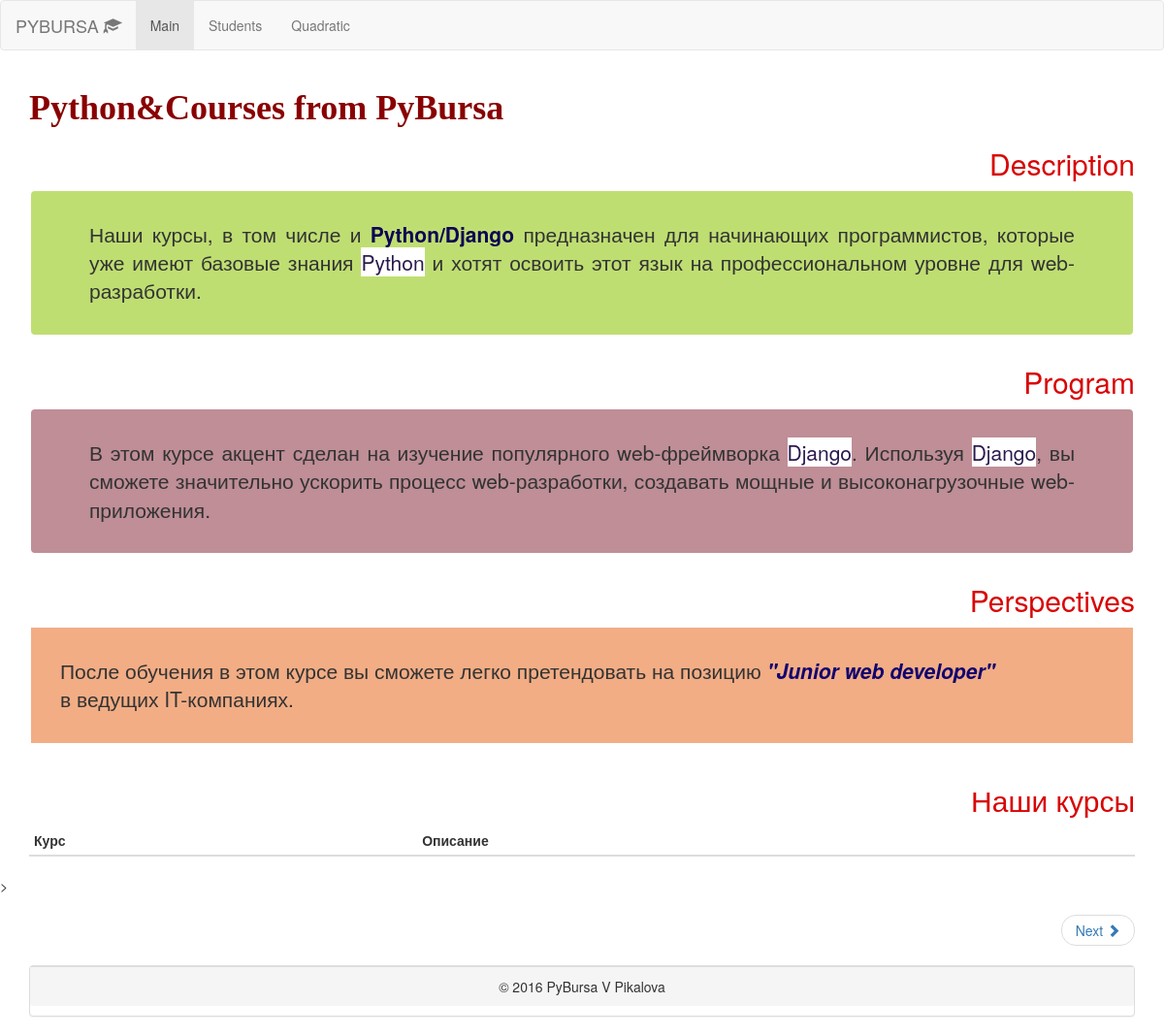
/, run on an earlier commit of the app's database.
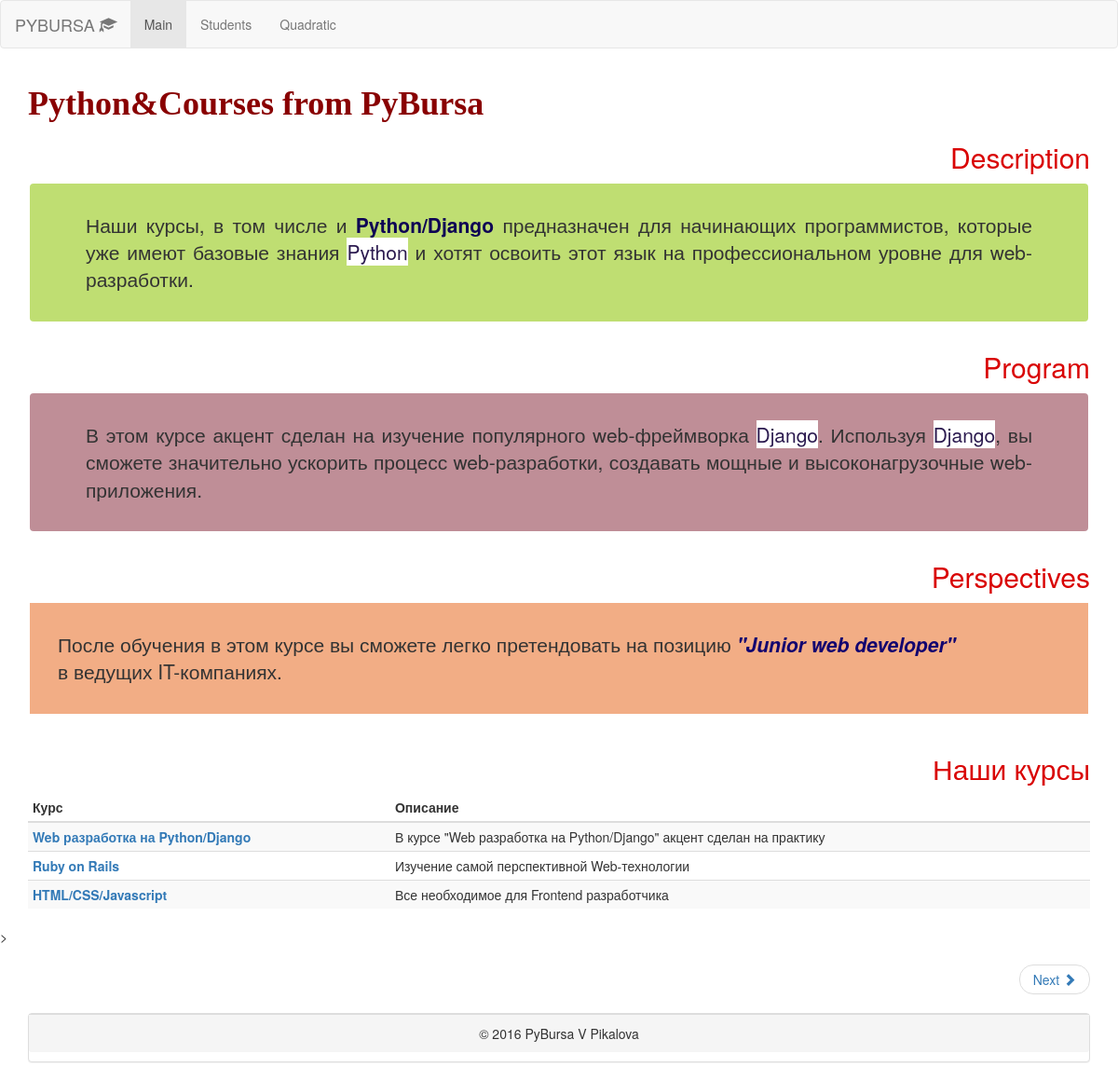
And on a later commit of the database.
### courses/models.py (models this page shows, shortened)
class Course(models.Model):
	name = models.CharField(max_length=255)
	short_description = models.CharField(max_length=255)
	description = models.TextField(max_length=255)
	coach = models.ForeignKey(Coach, null = True, blank = True, related_name='coach_courses')
	assistant = models.ForeignKey(Coach, null = True, blank = True, related_name='assistant_courses')

### pybursa/views.py (the view)
# urls.py: url(r'^$', views.course_descript, name="index"),
def course_descript(request):
    courses = Course.objects.all()
    return render(request, 'index.html', {'courses': courses})

### templates/index.html (shortened to what this page needs)
{% load staticfiles %}
<!DOCTYPE html>
<html>
<head>
	<link href="{% static 'css/bootstrap.min.css' %}" rel="stylesheet">
	<link href="{% static 'css/style.css' %}" rel="stylesheet">
</head>
<body>
<nav class="navbar navbar-default">
  <div class="container-fluid">
    <div class="navbar-header">
      <a class="navbar-brand" href="{% url 'index' %}">PYBURSA <span class="glyphicon glyphicon-education"></span></a>
    </div>
    <ul class="nav navbar-nav">
      <li class="active"><a href="{% url 'index' %}">Main</a></li>
      <li><a href="{% url 'students:list_view' %}">Students</a></li>
      <li><a href="{% url 'results'  %}">Quadratic</a></li>
    </ul>
  </div>
</nav>
    <div class="container">
        <h1 class="head1">Python&amp;Courses from PyBursa</h1>
        <h2 class="head2 text-right">Description </h2>
        <p class="lead text_pp text-justify jumbotron">Наши курсы, в том числе и <span class="word_highlight1">Python/Django</span> предназначен для начинающих программистов, которые уже имеют базовые знания <span class="word_highlight2">Python</span>
			и хотят освоить этот язык на профессиональном уровне для web-разработки.</p>
        <h2 class="head2 text-right">Program </h2>
        <p class="lead text_pp2 text-justify jumbotron">В этом курсе акцент сделан на изучение популярного web-фреймворка  <span class="word_highlight2">Django</span>.
			Используя <span class="word_highlight2">Django</span>, вы сможете значительно ускорить процесс web-разработки, создавать мощные и высоконагрузочные web-приложения.
		 </p>
		 <h2 class="head2 text-right">Perspectives</h2>
	<div class="lead">
		<p class="text_pp3">
			После обучения в этом курсе вы сможете легко претендовать на позицию <span class="word_highlight3">"Junior web developer"</span> <br>в ведущих IT-компаниях.
		</p>
	</div>
    </div>
<div class="container">
<h2 class="head2 text-right">Наши курсы</h2>
                <div class="table-responsive">
                    <table class="table table-striped table-hover table-condensed">
                        <thead>
                            <tr>
                                <th>Курс </th>
                                <th>Описание </th>
                            </tr>
                        </thead>
                        <tbody>
                            {% for x in courses %}
                            <tr>
                                <td><a href="{% url 'courses:detail' x.id %}"><strong>{{ x.name }}</strong></a></td>
                                <td>{{ x.short_description }}</td>
                            </tr>
                            {% endfor %}
                        </tbody>
                    </table>
                </div>
</div>>
    <div class="container">
    <ul class="pager">
        <li class="next"><a href="{% url 'contact' %}">Next <span class="glyphicon glyphicon-chevron-right"></span></a></li>
   </ul>
    <div>
    	<div class="panel panel-default text-center">
            <p class="panel-footer"> © 2016 PyBursa V Pikalova </p>
        </div>
    </div>
    </div>
   </body>
</html>

### static/css/style.css (style rules this page uses)
.word_highlight1 { color: #0E0354; font-weight: bold; }
.word_highlight2 { color: #2B1A4F; font-weight: bolder; background-color: white; }
.word_highlight3 { color: #12046F; font-weight: bold; font-style: italic; }
.head1 { color: #890001; font-weight: bold; font-family: 'PT Serif Caption', serif; }
.head2 { color: #D90404; }
.text_pp { background-color: #BFDE72; border:2px solid white; padding-top: 30px; padding-right: 30px; padding-bottom: 30px; padding-left: 30px; }
.text_pp2 { background-color:#BF8E97; border:2px solid white; padding-top: 30px; padding-right: 30px; padding-bottom: 30px; padding-left: 30px; }
.text_pp3 { background-color:#F2AD85; border:2px solid white; padding-top: 30px; padding-right: 30px; padding-bottom: 30px; padding-left: 30px; }

What changed in the data, as far as the page shows it:
added Course: name "Web разработка на Python/Django", short_description "В курсе \"Web разработка на Python/Django\" акцент сделан на практику"
added Course: name "Ruby on Rails", short_description "Изучение самой перспективной Web-технологии"
added Course: name "HTML/CSS/Javascript", short_description "Все необходимое для Frontend разработчика"
